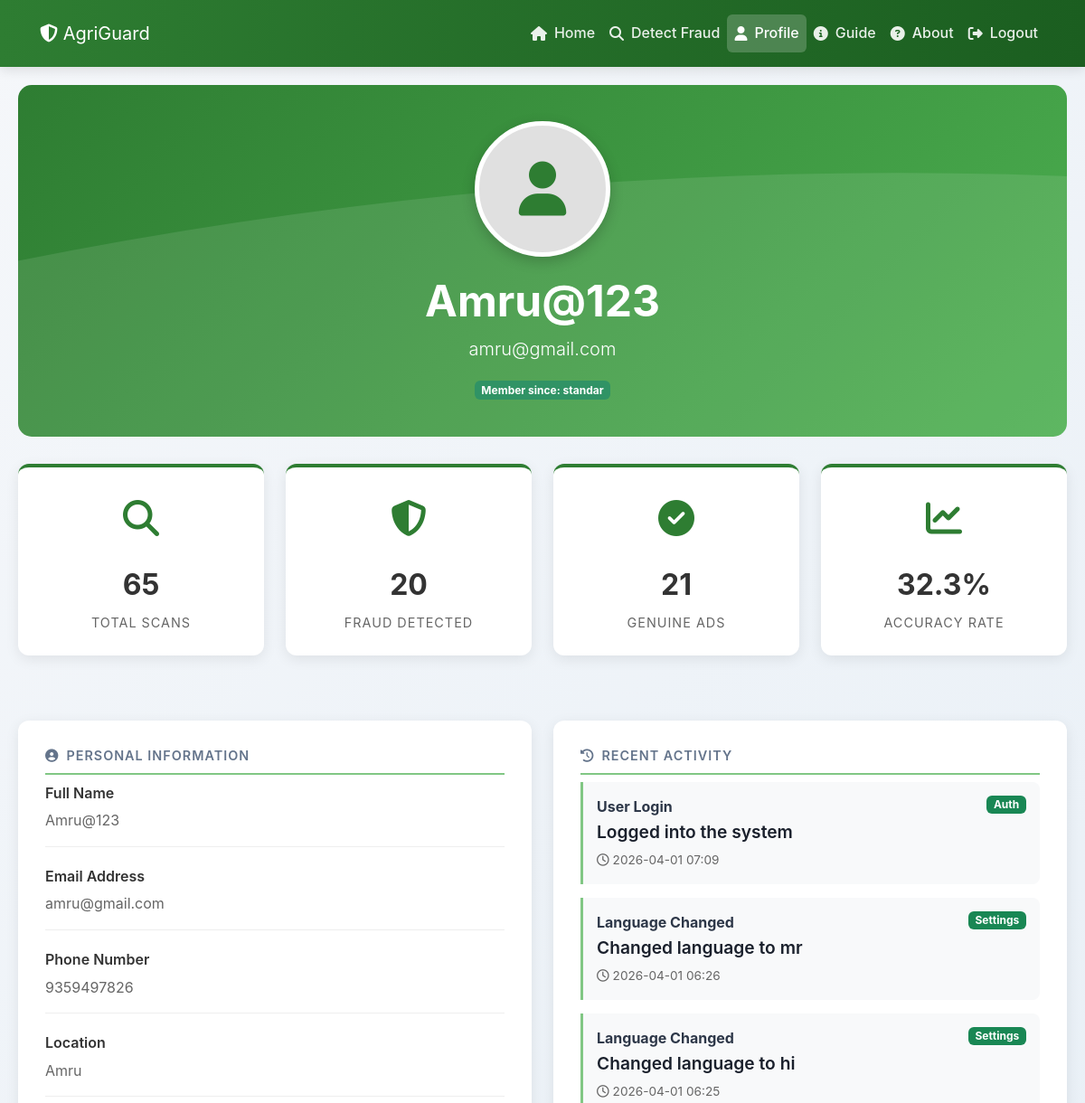
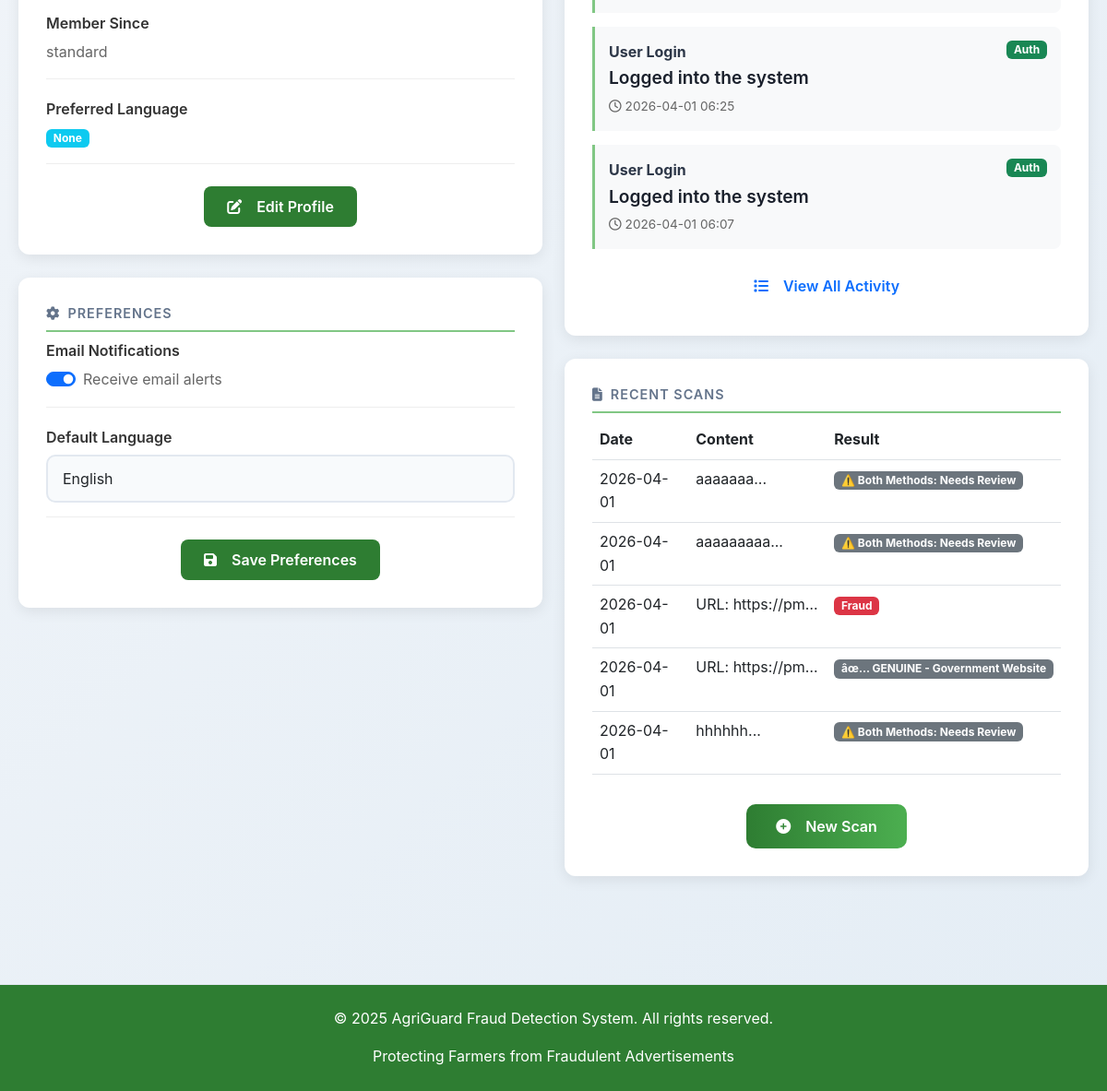
The page /profile (signed in) on the database as committed earlier (2 pictures, top to bottom).
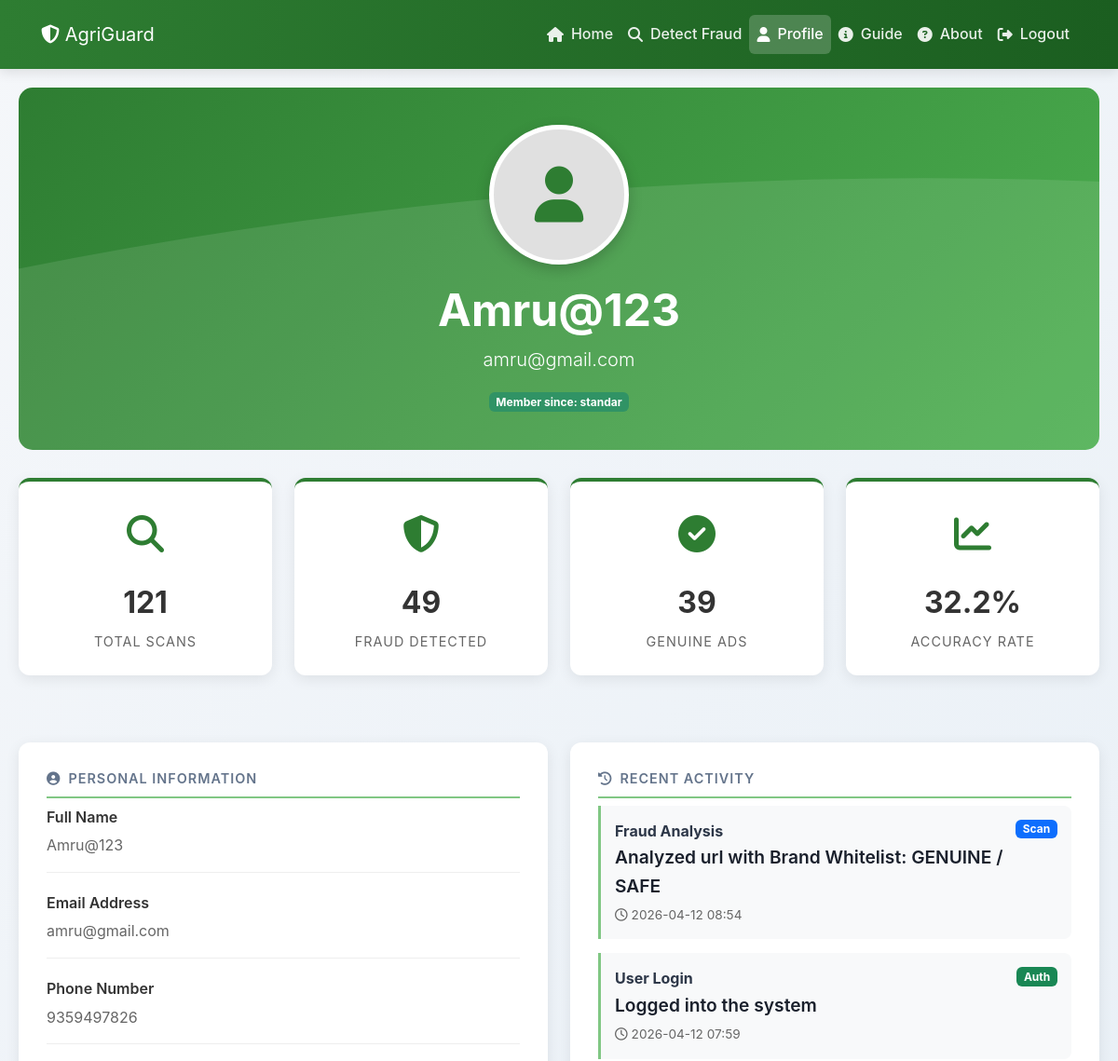
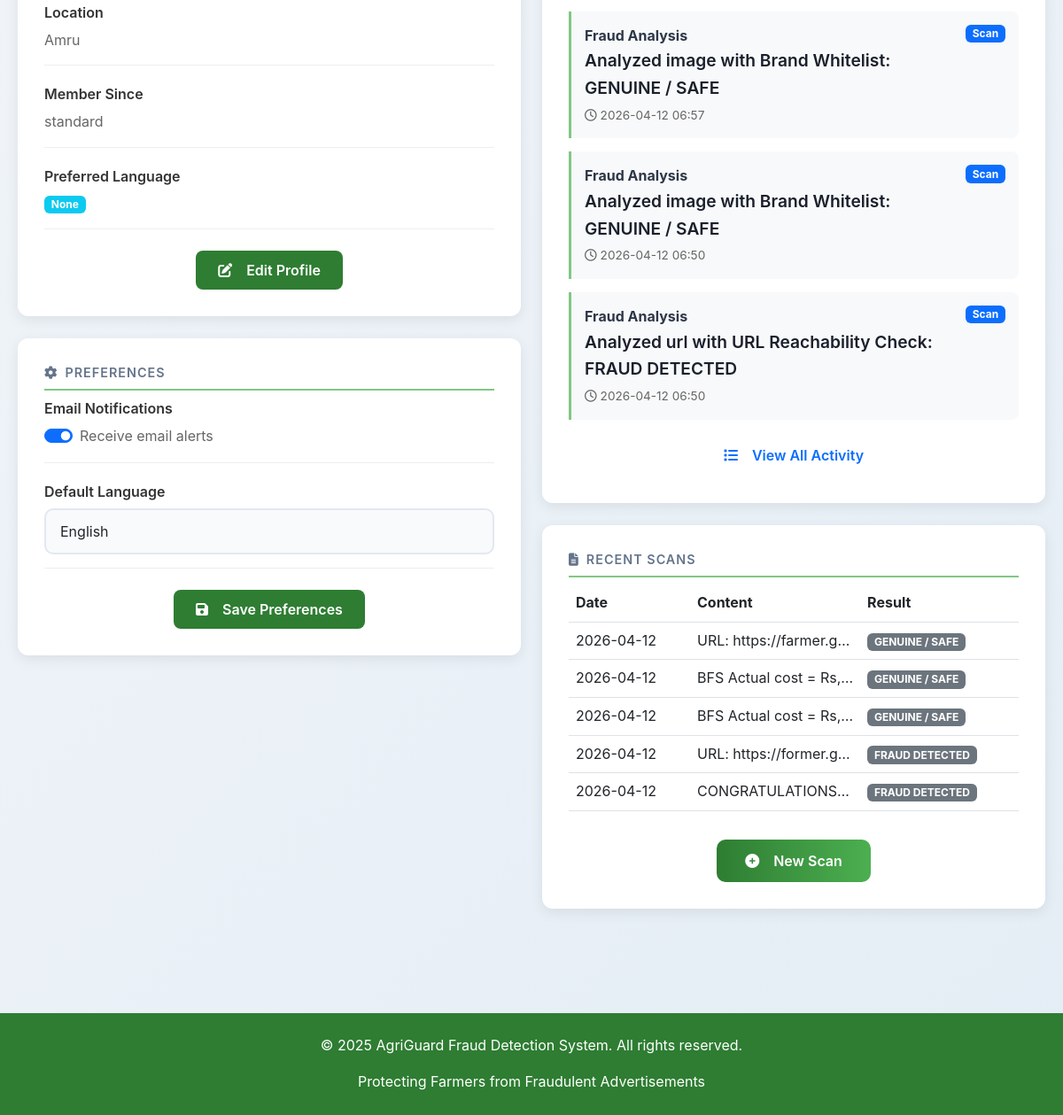
The same page on the database as committed later (2 pictures, top to bottom).
### tables this page shows
CREATE TABLE user_activity (
                id INTEGER PRIMARY KEY AUTOINCREMENT,
                user_id INTEGER,
                action TEXT,
                details TEXT,
                type TEXT,
                timestamp TIMESTAMP DEFAULT CURRENT_TIMESTAMP,
                FOREIGN KEY (user_id) REFERENCES users(id) ON DELETE CASCADE
            );

CREATE TABLE scans (
                id INTEGER PRIMARY KEY AUTOINCREMENT,
                user_id INTEGER,
                content_type TEXT,
                content TEXT,
                result TEXT,
                confidence REAL,
                created_at TIMESTAMP DEFAULT CURRENT_TIMESTAMP, detection_method TEXT DEFAULT 'rule-based',
                FOREIGN KEY (user_id) REFERENCES users(id) ON DELETE CASCADE
            );

### app.py (the view)
@app.route("/profile")
@login_required
def profile():
    user = get_user_full_profile(session["user_id"])
    if not user:
        flash("User profile not found", "error")
        return redirect("/login-selector")
    stats = {
        'total_scans': get_total_scans(session["user_id"]),
        'fraud_detected': get_fraud_detected(session["user_id"]),
        'genuine_ads': get_genuine_ads(session["user_id"]),
        'accuracy_rate': get_accuracy_rate(session["user_id"])
    }
    recent_activity = get_recent_activity(session["user_id"], limit=5)
    recent_scans = get_recent_scans(session["user_id"], limit=5)
    return render_template("profile.html",
                         user=user,
                         stats=stats,
                         recent_activity=recent_activity,
                         recent_scans=recent_scans)

### app.py (called while the page is built)
def login_required(f):
    @wraps(f)
    def decorated_function(*args, **kwargs):
        if 'user_id' not in session:
            flash("Please login first", "error")
            return redirect(url_for('login_selector'))
        return f(*args, **kwargs)
    return decorated_function

def get_total_scans(user_id):
    try:
        conn = sqlite3.connect("users.db")
        c = conn.cursor()
        c.execute("SELECT COUNT(*) FROM scans WHERE user_id = ?", (user_id,))
        result = c.fetchone()
        conn.close()
        return result[0] if result else 0
    except:
        return 0

def get_fraud_detected(user_id):
    try:
        conn = sqlite3.connect("users.db")
        c = conn.cursor()
        c.execute("""
            SELECT COUNT(*) FROM scans
            WHERE user_id = ? AND (result LIKE '%Fraud%' OR result LIKE '%Risk%')
        """, (user_id,))
        result = c.fetchone()
        conn.close()
        return result[0] if result else 0
    except:
        return 0

### templates/profile.html (shortened to what the changed rows need)
<!DOCTYPE html>
<html lang="en">
<head>
    <link href="https://cdn.jsdelivr.net/npm/bootstrap@5.3.0-alpha1/dist/css/bootstrap.min.css" rel="stylesheet">
    <link rel="stylesheet" href="https://cdnjs.cloudflare.com/ajax/libs/font-awesome/6.4.0/css/all.min.css">
    <link rel="stylesheet" href="{{ url_for('static', filename='style.css') }}">
</head>
<body>
    <div class="profile-container">
        <div class="profile-header text-center">
            <h1 class="display-5 fw-bold">{{ user.fullname or user.username }}</h1>
        </div>
        <div class="row mb-5">
            <div class="col-md-3 col-sm-6 mb-4">
                <div class="stats-card text-center">
                    <div class="stats-icon">
                        <i class="fas fa-search"></i>
                    </div>
                    <div class="stats-number">{{ stats.total_scans }}</div>
                    <div class="stats-label">Total Scans</div>
                </div>
            </div>
            <div class="col-md-3 col-sm-6 mb-4">
                <div class="stats-card text-center">
                    <div class="stats-icon">
                        <i class="fas fa-shield-alt"></i>
                    </div>
                    <div class="stats-number">{{ stats.fraud_detected }}</div>
                    <div class="stats-label">Fraud Detected</div>
                </div>
            </div>
            <div class="col-md-3 col-sm-6 mb-4">
                <div class="stats-card text-center">
                    <div class="stats-icon">
                        <i class="fas fa-check-circle"></i>
                    </div>
                    <div class="stats-number">{{ stats.genuine_ads }}</div>
                    <div class="stats-label">Genuine Ads</div>
                </div>
            </div>
            <div class="col-md-3 col-sm-6 mb-4">
                <div class="stats-card text-center">
                    <div class="stats-icon">
                        <i class="fas fa-chart-line"></i>
                    </div>
                    <div class="stats-number">{{ stats.accuracy_rate }}%</div>
                    <div class="stats-label">Accuracy Rate</div>
                </div>
            </div>
        </div>
        <div class="row">
            <div class="col-lg-6 mb-4">
                <div class="info-card">
                    {% if recent_activity %}
                    <ul class="recent-activity">
                        {% for activity in recent_activity %}
                        <li class="activity-item">
                            <div class="d-flex justify-content-between align-items-start">
                                <div>
                                    <strong>{{ activity.action }}</strong>
                                    <p class="mb-0">{{ activity.details }}</p>
                                </div>
                                <span class="badge {% if activity.type == 'scan' %}bg-primary{% elif activity.type == 'fraud' %}bg-danger{% else %}bg-success{% endif %}">
                                    {{ activity.type|title }}
                                </span>
                            </div>
                            <div class="activity-time">
                                <i class="far fa-clock me-1"></i>{{ activity.timestamp[:16] if activity.timestamp else 'Recent' }}
                            </div>
                        </li>
                        {% endfor %}
                    </ul>
                    {% else %}
                    <div class="text-center py-4">
                        <i class="fas fa-history fa-3x text-muted mb-3"></i>
                        <p class="text-muted">No recent activity found</p>
                    </div>
                    {% endif %}
                </div>
                <div class="info-card">
                    {% if recent_scans %}
                    <div class="table-responsive">
                        <table class="table table-hover">
                            <thead>
                                <tr>
                                    <th>Date</th>
                                    <th>Content</th>
                                    <th>Result</th>
                                </tr>
                            </thead>
                            <tbody>
                                {% for scan in recent_scans %}
                                <tr>
                                    <td>{{ scan.date[:10] if scan.date else 'N/A' }}</td>
                                    <td class="text-truncate" style="max-width: 150px;">{{ scan.content[:50] }}...</td>
                                    <td>
                                        {% if 'Genuine' in scan.result or 'Safe' in scan.result %}
                                        <span class="badge bg-success">Genuine</span>
                                        {% elif 'Suspicious' in scan.result %}
                                        <span class="badge bg-warning">Suspicious</span>
                                        {% elif 'Fraud' in scan.result or 'Risk' in scan.result %}
                                        <span class="badge bg-danger">Fraud</span>
                                        {% else %}
                                        <span class="badge bg-secondary">{{ scan.result }}</span>
                                        {% endif %}
                                    </td>
                                </tr>
                                {% endfor %}
                            </tbody>
                        </table>
                    </div>
                    {% else %}
                    <div class="text-center py-4">
                        <i class="fas fa-search fa-3x text-muted mb-3"></i>
                        <p class="text-muted">No scans performed yet</p>
                    </div>
                    {% endif %}
                </div>
            </div>
        </div>
    </div>
</body>
</html>

Rows that differ between the two databases and show on the page:
no longer on this page (row unchanged): user_activity: action "User Login", details "Logged into the system", type "Auth", timestamp "2026-04-01 07:09"
no longer on this page (row unchanged): user_activity: action "Language Changed", details "Changed language to mr", type "Settings", timestamp "2026-04-01 06:26"
no longer on this page (row unchanged): user_activity: action "Language Changed", details "Changed language to hi", type "Settings", timestamp "2026-04-01 06:25"
no longer on this page (row unchanged): user_activity: action "User Login", details "Logged into the system", type "Auth", timestamp "2026-04-01 06:25"
no longer on this page (row unchanged): user_activity: action "User Login", details "Logged into the system", type "Auth", timestamp "2026-04-01 06:07"
no longer on this page (row unchanged): scans: created_at "2026-04-01", content "aaaaaaa", result "⚠️ Both Methods: Needs Review"
no longer on this page (row unchanged): scans: created_at "2026-04-01", content "aaaaaaaaa", result "⚠️ Both Methods: Needs Review"
no longer on this page (row unchanged): scans: created_at "2026-04-01", content "URL: https://pm…", shows "Fraud"
no longer on this page (row unchanged): scans: created_at "2026-04-01", content "URL: https://pm…", result "âœ… GENUINE - Government Website"
no longer on this page (row unchanged): scans: created_at "2026-04-01", content "hhhhhh", result "⚠️ Both Methods: Needs Review"
added user_activity: action "Fraud Analysis", details "Analyzed url with Brand Whitelist: GENUINE / SAFE", type "Scan", timestamp "2026-04-12 08:54"
added user_activity: action "User Login", details "Logged into the system", type "Auth", timestamp "2026-04-12 07:59"
added user_activity: action "Fraud Analysis", details "Analyzed image with Brand Whitelist: GENUINE / SAFE", type "Scan", timestamp "2026-04-12 06:57"
added user_activity: action "Fraud Analysis", details "Analyzed image with Brand Whitelist: GENUINE / SAFE", type "Scan", timestamp "2026-04-12 06:50"
added user_activity: action "Fraud Analysis", details "Analyzed url with URL Reachability Check: FRAUD DETECTED", type "Scan", timestamp "2026-04-12 06:50"
added scans: created_at "2026-04-12", content "URL: https://farmer.g…", result "GENUINE / SAFE"
added scans: created_at "2026-04-12", content "BFS Actual cost = Rs…", result "GENUINE / SAFE"
added scans: created_at "2026-04-12", content "BFS Actual cost = Rs…", result "GENUINE / SAFE"
added scans: created_at "2026-04-12", content "URL: https://former.g…", result "FRAUD DETECTED"
added scans: created_at "2026-04-12", content "CONGRATULATIONS…", result "FRAUD DETECTED"
Other text that changed with them:
{{ stats.total_scans }}: "65" → "121"
{{ stats.fraud_detected }}: "20" → "49"
{{ stats.genuine_ads }}: "21" → "39"
{{ stats.accuracy_rate }}: "32.3" → "32.2"
